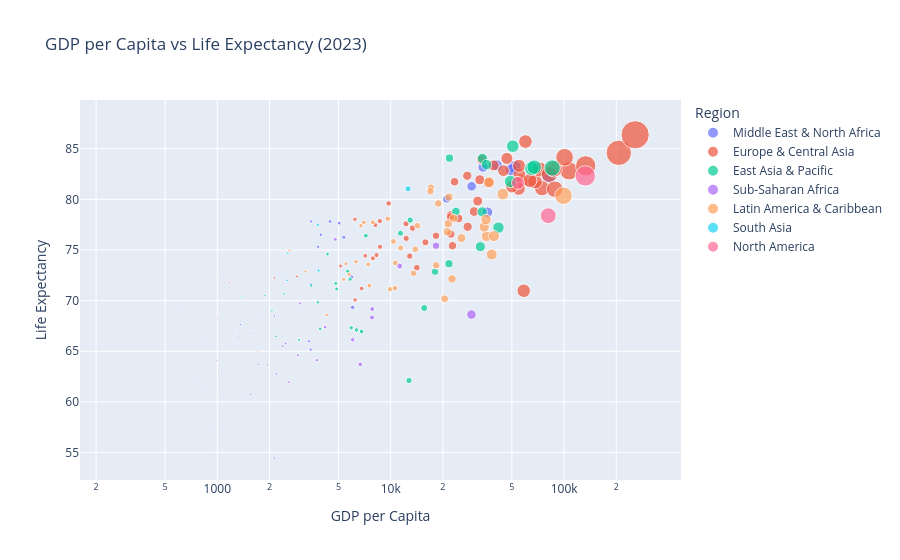

The code cell stored with this chart in its notebook:
### Code cell
# Chart 3: THE KEY INSIGHT - GDP vs Life Expectancy correlation
df_2023 = df[df['Year'] == 2023]
fig = px.scatter(df_2023, x='GDP per Capita', y='Life Expectancy',
                 color='Region', size='GDP per Capita',
                 hover_name='Country Name', log_x=True,
                 title='GDP per Capita vs Life Expectancy (2023)')
fig.show()

### Figure 1 — Plotly figure (JSON) as saved in the notebook; plotly's stock layout.template omitted (floating-point values rounded to 4 significant figures)
{"data": [{"hovertemplate": "<b>%{hovertext}</b><br><br>Region=Middle East & North Africa<br>GDP per Capita=%{marker.size}<br>Life Expectancy=%{y}<extra></extra>", "hovertext": ["Afghanistan", "Algeria", "Bahrain", "Djibouti", "Egypt, Arab Rep.", "Iran, Islamic Rep.", "Iraq", "Israel", "Jordan", "Kuwait", "Lebanon", "Libya", "Malta", "Morocco", "Oman", "Pakistan", "Qatar", "Saudi Arabia", "Syrian Arab Republic", "Tunisia", "United Arab Emirates", "West Bank and Gaza", "Yemen, Rep."], "legendgroup": "Middle East & North Africa", "marker": {"color": "#636efa", "size": [413.8, 5370.0, 29290.0, 3381.0, 3457.0, 5049.0, 5965.0, 52000.0, 4466.0, 34080.0, 3478.0, 6027.0, 40910.0, 3814.0, 21030.0, 1360.0, 81820.0, 36160.0, 1052.0, 3951.0, 49850.0, 3455.0, 633.9], "sizemode": "area", "sizeref": 642.0, "symbol": "circle"}, "mode": "markers", "name": "Middle East & North Africa", "orientation": "v", "showlegend": true, "type": "scatter", "x": [413.8, 5370.0, 29290.0, 3381.0, 3457.0, 5049.0, 5965.0, 52000.0, 4466.0, 34080.0, 3478.0, 6027.0, 40910.0, 3814.0, 21030.0, 1360.0, 81820.0, 36160.0, 1052.0, 3951.0, 49850.0, 3455.0, 633.9], "xaxis": "x", "y": [66.03, 76.26, 81.28, 65.99, 71.63, 77.65, 72.32, 83.2, 77.81, 83.19, 77.82, 69.34, 83.36, 75.31, 80.03, 67.65, 82.37, 78.73, 72.12, 76.51, 82.91, 65.17, 69.3], "yaxis": "y"}, {"hovertemplate": "<b>%{hovertext}</b><br><br>Region=Europe & Central Asia<br>GDP per Capita=%{marker.size}<br>Life Expectancy=%{y}<extra></extra>", "hovertext": ["Albania", "Andorra", "Armenia", "Austria", "Azerbaijan", "Belarus", "Belgium", "Bosnia and Herzegovina", "Bulgaria", "Channel Islands", "Croatia", "Cyprus", "Czechia", "Denmark", "Estonia", "Faroe Islands", "Finland", "France", "Georgia", "Germany", "Gibraltar", "Greece", "Greenland", "Hungary", "Iceland", "Ireland", "Isle of Man", "Italy", "Kazakhstan", "Kosovo", "Kyrgyz Republic", "Latvia", "Liechtenstein", "Lithuania", "Luxembourg", "Moldova", "Monaco", "Montenegro", "Netherlands", "North Macedonia", "Norway", "Poland", "Portugal", "Romania", "Russian Federation", "San Marino", "Serbia", "Slovak Republic", "Slovenia", "Spain", "Sweden", "Switzerland", "Tajikistan", "Turkiye", "Turkmenistan", "Ukraine", "United Kingdom", "Uzbekistan"], "legendgroup": "Europe & Central Asia", "marker": {"color": "#EF553B", "size": [9731.0, 46810.0, 8159.0, 56580.0, 7133.0, 7897.0, 55290.0, 8663.0, 15850.0, 74590.0, 22180.0, 36620.0, 31760.0, 68040.0, 30260.0, 72470.0, 52830.0, 44700.0, 8284.0, 54780.0, 748.5, 23340.0, 58500.0, 22230.0, 82140.0, 106800.0, 88330.0, 39280.0, 12880.0, 6221.0, 2138.0, 22710.0, 206800.0, 27790.0, 133200.0, 6800.0, 256800.0, 12260.0, 63520.0, 8674.0, 87500.0, 22150.0, 27630.0, 18240.0, 14160.0, 59880.0, 12280.0, 24610.0, 32660.0, 33490.0, 54950.0, 100600.0, 1178.0, 13380.0, 6232.0, 5140.0, 49940.0, 2879.0], "sizemode": "area", "sizeref": 642.0, "symbol": "circle"}, "mode": "markers", "name": "Europe & Central Asia", "orientation": "v", "showlegend": true, "type": "scatter", "x": [9731.0, 46810.0, 8159.0, 56580.0, 7133.0, 7897.0, 55290.0, 8663.0, 15850.0, 74590.0, 22180.0, 36620.0, 31760.0, 68040.0, 30260.0, 72470.0, 52830.0, 44700.0, 8284.0, 54780.0, 748.5, 23340.0, 58500.0, 22230.0, 82140.0, 106800.0, 88330.0, 39280.0, 12880.0, 6221.0, 2138.0, 22710.0, 206800.0, 27790.0, 133200.0, 6800.0, 256800.0, 12260.0, 63520.0, 8674.0, 87500.0, 22150.0, 27630.0, 18240.0, 14160.0, 59880.0, 12280.0, 24610.0, 32660.0, 33490.0, 54950.0, 100600.0, 1178.0, 13380.0, 6232.0, 5140.0, 49940.0, 2879.0], "xaxis": "x", "y": [79.6, 84.04, 77.47, 81.79, 74.43, 74.18, 82.4, 77.85, 75.76, 81.1, 78.47, 81.65, 79.83, 81.75, 78.79, 82.95, 81.59, 82.83, 74.5, 81.04, 83.55, 81.74, 70.97, 76.57, 82.46, 82.81, 81.0, 83.35, 74.4, 78.03, 72.25, 75.43, 84.6, 77.29, 83.31, 71.2, 86.37, 77.59, 81.86, 75.32, 83.01, 78.26, 82.33, 76.4, 73.25, 85.71, 76.14, 78.12, 81.93, 83.93, 83.31, 84.16, 71.79, 77.16, 70.07, 73.42, 81.24, 72.39], "yaxis": "y"}, {"hovertemplate": "<b>%{hovertext}</b><br><br>Region=East Asia & Pacific<br>GDP per Capita=%{marker.size}<br>Life Expectancy=%{y}<extra></extra>", "hovertext": ["American Samoa", "Australia", "Brunei Darussalam", "Cambodia", "China", "Fiji", "French Polynesia", "Guam", "Hong Kong SAR, China", "Indonesia", "Japan", "Kiribati", "Korea, Dem. People's Rep.", "Korea, Rep.", "Lao PDR", "Macao SAR, China", "Malaysia", "Marshall Islands", "Micronesia, Fed. Sts.", "Mongolia", "Myanmar", "Nauru", "New Caledonia", "New Zealand", "Northern Mariana Islands", "Palau", "Papua New Guinea", "Philippines", "Samoa", "Singapore", "Solomon Islands", "Thailand", "Timor-Leste", "Tonga", "Tuvalu", "Vanuatu", "Viet Nam"], "legendgroup": "East Asia & Pacific", "marker": {"color": "#00cc96", "size": [18020.0, 65060.0, 32890.0, 2430.0, 12950.0, 5926.0, 21830.0, 41830.0, 50560.0, 4876.0, 33840.0, 2178.0, 21680.0, 35670.0, 2067.0, 67220.0, 11390.0, 6793.0, 3920.0, 5839.0, 1233.0, 12750.0, 33700.0, 49080.0, 23790.0, 15610.0, 2966.0, 3804.0, 4823.0, 85410.0, 1883.0, 7195.0, 1502.0, 5652.0, 6345.0, 3483.0, 4323.0], "sizemode": "area", "sizeref": 642.0, "symbol": "circle"}, "mode": "markers", "name": "East Asia & Pacific", "orientation": "v", "showlegend": true, "type": "scatter", "x": [18020.0, 65060.0, 32890.0, 2430.0, 12950.0, 5926.0, 21830.0, 41830.0, 50560.0, 4876.0, 33840.0, 2178.0, 21680.0, 35670.0, 2067.0, 67220.0, 11390.0, 6793.0, 3920.0, 5839.0, 1233.0, 12750.0, 33700.0, 49080.0, 23790.0, 15610.0, 2966.0, 3804.0, 4823.0, 85410.0, 1883.0, 7195.0, 1502.0, 5652.0, 6345.0, 3483.0, 4323.0], "xaxis": "x", "y": [72.85, 83.05, 75.33, 70.67, 77.95, 67.32, 84.07, 77.21, 85.25, 71.15, 84.04, 66.47, 73.64, 83.43, 68.96, 83.18, 76.66, 66.94, 67.2, 72.12, 66.89, 62.11, 78.77, 81.76, 78.81, 69.27, 66.13, 69.83, 71.7, 83.1, 70.53, 76.41, 67.69, 72.89, 67.11, 71.48, 74.59], "yaxis": "y"}, {"hovertemplate": "<b>%{hovertext}</b><br><br>Region=Sub-Saharan Africa<br>GDP per Capita=%{marker.size}<br>Life Expectancy=%{y}<extra></extra>", "hovertext": ["Angola", "Benin", "Botswana", "Burkina Faso", "Burundi", "Cabo Verde", "Cameroon", "Central African Republic", "Chad", "Comoros", "Congo, Dem. Rep.", "Congo, Rep.", "Cote d'Ivoire", "Equatorial Guinea", "Eritrea", "Eswatini", "Gabon", "Gambia, The", "Ghana", "Guinea", "Guinea-Bissau", "Kenya", "Lesotho", "Liberia", "Madagascar", "Malawi", "Mali", "Mauritania", "Mauritius", "Mozambique", "Namibia", "Niger", "Nigeria", "Rwanda", "Sao Tome and Principe", "Senegal", "Seychelles", "Sierra Leone", "Somalia, Fed. Rep.", "South Africa", "South Sudan", "Sudan", "Tanzania", "Togo", "Uganda", "Zambia", "Zimbabwe"], "legendgroup": "Sub-Saharan Africa", "marker": {"color": "#ab63fa", "size": [2916.0, 1394.0, 7826.0, 873.5, 250.6, 4795.0, 1720.0, 496.0, 949.3, 1560.0, 660.2, 2478.0, 2592.0, 6678.0, 29230.0, 3756.0, 7803.0, 883.0, 2384.0, 1555.0, 988.1, 1943.0, 916.3, 799.2, 508.7, 633.2, 1044.0, 2136.0, 11270.0, 622.0, 4188.0, 638.3, 2139.0, 1027.0, 2991.0, 1698.0, 18260.0, 758.3, 596.9, 6034.0, 1080.0, 797.3, 1224.0, 1055.0, 1002.0, 1331.0, 2195.0], "sizemode": "area", "sizeref": 642.0, "symbol": "circle"}, "mode": "markers", "name": "Sub-Saharan Africa", "orientation": "v", "showlegend": true, "type": "scatter", "x": [2916.0, 1394.0, 7826.0, 873.5, 250.6, 4795.0, 1720.0, 496.0, 949.3, 1560.0, 660.2, 2478.0, 2592.0, 6678.0, 29230.0, 3756.0, 7803.0, 883.0, 2384.0, 1555.0, 988.1, 1943.0, 916.3, 799.2, 508.7, 633.2, 1044.0, 2136.0, 11270.0, 622.0, 4188.0, 638.3, 2139.0, 1027.0, 2991.0, 1698.0, 18260.0, 758.3, 596.9, 6034.0, 1080.0, 797.3, 1224.0, 1055.0, 1002.0, 1331.0, 2195.0], "xaxis": "x", "y": [64.62, 60.77, 69.16, 61.09, 63.65, 76.06, 63.7, 57.41, 55.07, 66.78, 61.9, 65.77, 61.94, 63.71, 68.62, 64.12, 68.34, 65.86, 65.5, 60.74, 64.08, 63.65, 57.38, 62.16, 63.63, 67.35, 60.44, 68.48, 73.41, 63.61, 67.39, 61.18, 54.46, 67.78, 69.72, 68.68, 75.42, 61.79, 58.82, 66.14, 57.62, 66.33, 67.0, 62.74, 68.25, 66.35, 62.77], "yaxis": "y"}, {"hovertemplate": "<b>%{hovertext}</b><br><br>Region=Latin America & Caribbean<br>GDP per Capita=%{marker.size}<br>Life Expectancy=%{y}<extra></extra>", "hovertext": ["Antigua and Barbuda", "Argentina", "Aruba", "Bahamas, The", "Barbados", "Belize", "Bolivia", "Brazil", "British Virgin Islands", "Cayman Islands", "Chile", "Colombia", "Costa Rica", "Cuba", "Curacao", "Dominica", "Dominican Republic", "Ecuador", "El Salvador", "Grenada", "Guatemala", "Guyana", "Haiti", "Honduras", "Jamaica", "Mexico", "Nicaragua", "Panama", "Paraguay", "Peru", "Puerto Rico (US)", "Sint Maarten (Dutch part)", "St. Kitts and Nevis", "St. Lucia", "St. Martin (French part)", "St. Vincent and the Grenadines", "Suriname", "Trinidad and Tobago", "Turks and Caicos Islands", "Uruguay", "Virgin Islands (U.S.)"], "legendgroup": "Latin America & Caribbean", "marker": {"color": "#FFA15A", "size": [21490.0, 14260.0, 35720.0, 38230.0, 25580.0, 7425.0, 4275.0, 10380.0, 34600.0, 99140.0, 17070.0, 7001.0, 16940.0, 9605.0, 21220.0, 9913.0, 10630.0, 6738.0, 5365.0, 11410.0, 5758.0, 20470.0, 1706.0, 3227.0, 7542.0, 13860.0, 2609.0, 18800.0, 6300.0, 7888.0, 36980.0, 39450.0, 22580.0, 13550.0, 21670.0, 10580.0, 5522.0, 18310.0, 35470.0, 23020.0, 44320.0], "sizemode": "area", "sizeref": 642.0, "symbol": "circle"}, "mode": "markers", "name": "Latin America & Caribbean", "orientation": "v", "showlegend": true, "type": "scatter", "x": [21490.0, 14260.0, 35720.0, 38230.0, 25580.0, 7425.0, 4275.0, 10380.0, 34600.0, 99140.0, 17070.0, 7001.0, 16940.0, 9605.0, 21220.0, 9913.0, 10630.0, 6738.0, 5365.0, 11410.0, 5758.0, 20470.0, 1706.0, 3227.0, 7542.0, 13860.0, 2609.0, 18800.0, 6300.0, 7888.0, 36980.0, 39450.0, 22580.0, 13550.0, 21670.0, 10580.0, 5522.0, 18310.0, 35470.0, 23020.0, 44320.0], "xaxis": "x", "y": [77.6, 77.39, 76.35, 74.55, 76.18, 73.57, 68.58, 75.85, 77.28, 80.36, 81.17, 77.72, 80.8, 78.08, 76.8, 71.13, 73.72, 77.39, 72.1, 75.2, 72.6, 70.18, 64.94, 72.88, 71.48, 75.07, 74.95, 79.59, 73.84, 77.74, 81.69, 76.37, 72.14, 72.7, 80.22, 71.23, 73.63, 73.49, 78.01, 78.14, 80.52], "yaxis": "y"}, {"hovertemplate": "<b>%{hovertext}</b><br><br>Region=South Asia<br>GDP per Capita=%{marker.size}<br>Life Expectancy=%{y}<extra></extra>", "hovertext": ["Bangladesh", "Bhutan", "India", "Maldives", "Nepal", "Sri Lanka"], "legendgroup": "South Asia", "marker": {"color": "#19d3f3", "size": [2551.0, 3831.0, 2530.0, 12590.0, 1382.0, 3799.0], "sizemode": "area", "sizeref": 642.0, "symbol": "circle"}, "mode": "markers", "name": "South Asia", "orientation": "v", "showlegend": true, "type": "scatter", "x": [2551.0, 3831.0, 2530.0, 12590.0, 1382.0, 3799.0], "xaxis": "x", "y": [74.67, 72.97, 72.0, 81.04, 70.35, 77.48], "yaxis": "y"}, {"hovertemplate": "<b>%{hovertext}</b><br><br>Region=North America<br>GDP per Capita=%{marker.size}<br>Life Expectancy=%{y}<extra></extra>", "hovertext": ["Bermuda", "Canada", "United States"], "legendgroup": "North America", "marker": {"color": "#FF6692", "size": [132600.0, 54220.0, 81030.0], "sizemode": "area", "sizeref": 642.0, "symbol": "circle"}, "mode": "markers", "name": "North America", "orientation": "v", "showlegend": true, "type": "scatter", "x": [132600.0, 54220.0, 81030.0], "xaxis": "x", "y": [82.31, 81.63, 78.39], "yaxis": "y"}], "layout": {"legend": {"itemsizing": "constant", "title": {"text": "Region"}, "tracegroupgap": 0}, "title": {"text": "GDP per Capita vs Life Expectancy (2023)"}, "xaxis": {"anchor": "y", "domain": [0, 1], "title": {"text": "GDP per Capita"}, "type": "log"}, "yaxis": {"anchor": "x", "domain": [0, 1], "title": {"text": "Life Expectancy"}}}}
